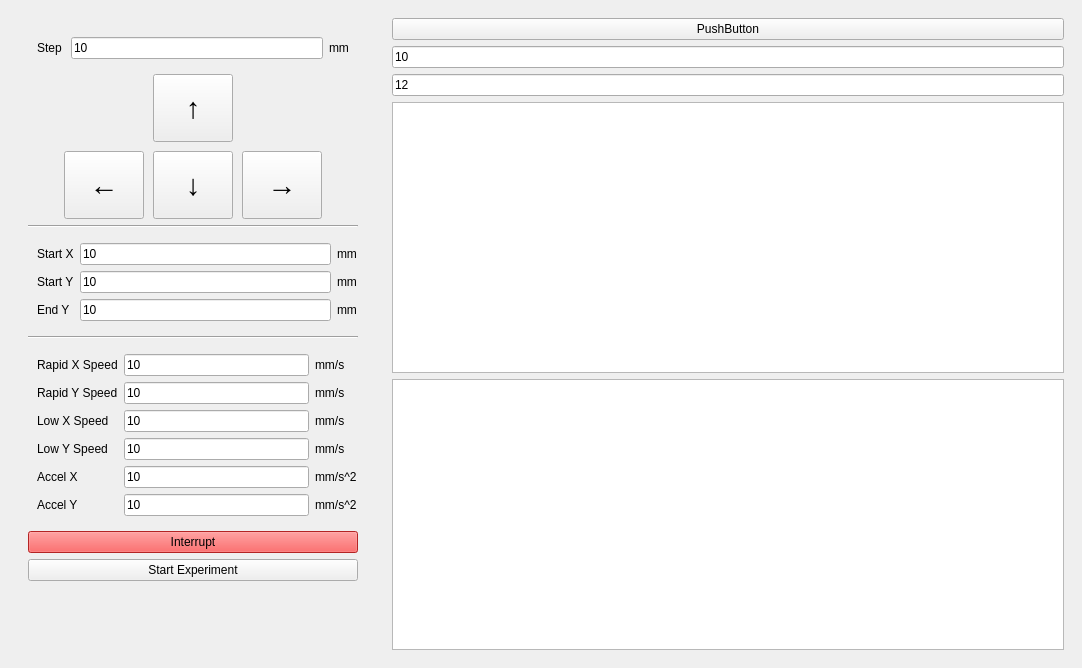
<?xml version="1.0" encoding="UTF-8"?>
<ui version="4.0">
 <class>MainWindow</class>
 <widget class="QMainWindow" name="MainWindow">
  <property name="geometry">
   <rect>
    <x>0</x>
    <y>0</y>
    <width>1082</width>
    <height>668</height>
   </rect>
  </property>
  <property name="minimumSize">
   <size>
    <width>0</width>
    <height>0</height>
   </size>
  </property>
  <property name="palette">
   <palette>
    <active/>
    <inactive/>
    <disabled/>
   </palette>
  </property>
  <property name="windowTitle">
   <string>MainWindow</string>
  </property>
  <property name="styleSheet">
   <string notr="true"/>
  </property>
  <property name="toolButtonStyle">
   <enum>Qt::ToolButtonTextOnly</enum>
  </property>
  <property name="animated">
   <bool>false</bool>
  </property>
  <property name="tabShape">
   <enum>QTabWidget::Triangular</enum>
  </property>
  <widget class="QWidget" name="centralwidget">
   <property name="minimumSize">
    <size>
     <width>0</width>
     <height>0</height>
    </size>
   </property>
   <property name="styleSheet">
    <string notr="true">#centralwidget &gt; QWidget {
	border: none;
	background-color: #DFD0F8;
	border-radius: 10px;
}

#centralwidget {	
	background-color: #9A8DB0;
}

QPushButton {
	background-color: #FA9B2D;
	border: 0px solid;
	padding: 5px 5px;
	border-radius: 7px;
}

QPushButton:hover {
	background-color: red;
}

QPushButton:pressed {
	background-color: gray;
}</string>
   </property>
   <layout class="QHBoxLayout" name="horizontalLayout">
    <property name="spacing">
     <number>6</number>
    </property>
    <property name="sizeConstraint">
     <enum>QLayout::SetMaximumSize</enum>
    </property>
    <property name="bottomMargin">
     <number>9</number>
    </property>
    <item>
     <widget class="QWidget" name="options" native="true">
      <property name="enabled">
       <bool>true</bool>
      </property>
      <property name="sizePolicy">
       <sizepolicy hsizetype="Fixed" vsizetype="Minimum">
        <horstretch>0</horstretch>
        <verstretch>0</verstretch>
       </sizepolicy>
      </property>
      <property name="minimumSize">
       <size>
        <width>100</width>
        <height>0</height>
       </size>
      </property>
      <property name="autoFillBackground">
       <bool>false</bool>
      </property>
      <property name="styleSheet">
       <string notr="true"/>
      </property>
      <layout class="QVBoxLayout" name="verticalLayout_3" stretch="0">
       <property name="spacing">
        <number>8</number>
       </property>
       <property name="sizeConstraint">
        <enum>QLayout::SetMinimumSize</enum>
       </property>
       <property name="leftMargin">
        <number>0</number>
       </property>
       <property name="topMargin">
        <number>0</number>
       </property>
       <property name="rightMargin">
        <number>0</number>
       </property>
       <property name="bottomMargin">
        <number>0</number>
       </property>
       <item>
        <widget class="QStackedWidget" name="stackedOptions">
         <property name="currentIndex">
          <number>1</number>
         </property>
         <widget class="QWidget" name="page">
          <property name="styleSheet">
           <string notr="true">#page {
	background-color: rgba(0,0,0,0);
}</string>
          </property>
          <layout class="QVBoxLayout" name="verticalLayout_6">
           <item>
            <widget class="QPushButton" name="refreshComsButton">
             <property name="text">
              <string>Refresh COMs</string>
             </property>
            </widget>
           </item>
           <item>
            <widget class="QComboBox" name="comDropdown">
             <property name="currentText">
              <string/>
             </property>
             <property name="currentIndex">
              <number>-1</number>
             </property>
             <property name="placeholderText">
              <string>Select Com</string>
             </property>
             <item>
              <property name="text">
               <string>Val1</string>
              </property>
             </item>
             <item>
              <property name="text">
               <string>Val2</string>
              </property>
             </item>
            </widget>
           </item>
           <item>
            <widget class="QPushButton" name="selectComButton">
             <property name="text">
              <string>Select COM</string>
             </property>
            </widget>
           </item>
           <item>
            <spacer name="verticalSpacer_3">
             <property name="orientation">
              <enum>Qt::Vertical</enum>
             </property>
             <property name="sizeType">
              <enum>QSizePolicy::Fixed</enum>
             </property>
             <property name="sizeHint" stdset="0">
              <size>
               <width>2</width>
               <height>5</height>
              </size>
             </property>
            </spacer>
           </item>
           <item>
            <widget class="QLabel" name="connectionErrorsLabel">
             <property name="styleSheet">
              <string notr="true">color: rgb(255, 0, 0);
background-color: rgba(255, 0, 0, 0.1);
padding: 3px;</string>
             </property>
             <property name="text">
              <string>TextLabel</string>
             </property>
             <property name="alignment">
              <set>Qt::AlignCenter</set>
             </property>
            </widget>
           </item>
           <item>
            <spacer name="verticalSpacer_2">
             <property name="orientation">
              <enum>Qt::Vertical</enum>
             </property>
             <property name="sizeHint" stdset="0">
              <size>
               <width>20</width>
               <height>40</height>
              </size>
             </property>
            </spacer>
           </item>
          </layout>
         </widget>
         <widget class="QWidget" name="page_2">
          <property name="styleSheet">
           <string notr="true">#page {
	background-color: rgba(0,0,0,0);
}</string>
          </property>
          <layout class="QVBoxLayout" name="verticalLayout_4">
           <item>
            <widget class="QScrollArea" name="scrollArea">
             <property name="sizePolicy">
              <sizepolicy hsizetype="Fixed" vsizetype="Expanding">
               <horstretch>0</horstretch>
               <verstretch>0</verstretch>
              </sizepolicy>
             </property>
             <property name="minimumSize">
              <size>
               <width>350</width>
               <height>500</height>
              </size>
             </property>
             <property name="styleSheet">
              <string notr="true">#scrollArea {
	background-color: rgba(0,0,0,0);
}</string>
             </property>
             <property name="verticalScrollBarPolicy">
              <enum>Qt::ScrollBarAsNeeded</enum>
             </property>
             <property name="horizontalScrollBarPolicy">
              <enum>Qt::ScrollBarAlwaysOff</enum>
             </property>
             <property name="sizeAdjustPolicy">
              <enum>QAbstractScrollArea::AdjustToContents</enum>
             </property>
             <property name="widgetResizable">
              <bool>true</bool>
             </property>
             <widget class="QWidget" name="optionsScrollareaContents">
              <property name="geometry">
               <rect>
                <x>0</x>
                <y>0</y>
                <width>348</width>
                <height>608</height>
               </rect>
              </property>
              <property name="styleSheet">
               <string notr="true">#optionsScrollareaContents &gt; .QWidget {
	border: 2px solid red;
	border: none;
	border-radius: 0;
}

#optionsScrollareaContents &gt; Line {
	border: 10px solid black;
}

#optionsScrollareaContents {
	background-color: rgba(0,0,0,0);
}</string>
              </property>
              <layout class="QVBoxLayout" name="verticalLayout_5">
               <item>
                <widget class="QWidget" name="step_group" native="true">
                 <layout class="QGridLayout" name="gridLayout_3">
                  <item row="0" column="0">
                   <widget class="QLabel" name="label_11">
                    <property name="text">
                     <string>Step </string>
                    </property>
                   </widget>
                  </item>
                  <item row="0" column="2">
                   <widget class="QLabel" name="label_12">
                    <property name="text">
                     <string>mm</string>
                    </property>
                   </widget>
                  </item>
                  <item row="0" column="1">
                   <widget class="QLineEdit" name="stepLineEdit">
                    <property name="inputMask">
                     <string/>
                    </property>
                    <property name="text">
                     <string>10</string>
                    </property>
                    <property name="clearButtonEnabled">
                     <bool>false</bool>
                    </property>
                   </widget>
                  </item>
                 </layout>
                </widget>
               </item>
               <item alignment="Qt::AlignHCenter">
                <widget class="QWidget" name="directional_buttons_group" native="true">
                 <property name="sizePolicy">
                  <sizepolicy hsizetype="Expanding" vsizetype="Fixed">
                   <horstretch>0</horstretch>
                   <verstretch>0</verstretch>
                  </sizepolicy>
                 </property>
                 <property name="layoutDirection">
                  <enum>Qt::LeftToRight</enum>
                 </property>
                 <property name="autoFillBackground">
                  <bool>false</bool>
                 </property>
                 <property name="styleSheet">
                  <string notr="true">QPushButton {
	height: 60px;
	width: 60px;
}


</string>
                 </property>
                 <layout class="QGridLayout" name="gridLayout">
                  <property name="sizeConstraint">
                   <enum>QLayout::SetFixedSize</enum>
                  </property>
                  <property name="leftMargin">
                   <number>0</number>
                  </property>
                  <property name="topMargin">
                   <number>0</number>
                  </property>
                  <property name="rightMargin">
                   <number>0</number>
                  </property>
                  <property name="bottomMargin">
                   <number>0</number>
                  </property>
                  <property name="spacing">
                   <number>9</number>
                  </property>
                  <item row="1" column="0">
                   <widget class="QPushButton" name="stepLeftButton">
                    <property name="sizePolicy">
                     <sizepolicy hsizetype="Fixed" vsizetype="Fixed">
                      <horstretch>0</horstretch>
                      <verstretch>0</verstretch>
                     </sizepolicy>
                    </property>
                    <property name="font">
                     <font>
                      <pointsize>22</pointsize>
                     </font>
                    </property>
                    <property name="text">
                     <string>←</string>
                    </property>
                    <property name="default">
                     <bool>false</bool>
                    </property>
                    <property name="flat">
                     <bool>false</bool>
                    </property>
                   </widget>
                  </item>
                  <item row="1" column="1">
                   <widget class="QPushButton" name="stepDownButton">
                    <property name="sizePolicy">
                     <sizepolicy hsizetype="Fixed" vsizetype="Fixed">
                      <horstretch>0</horstretch>
                      <verstretch>0</verstretch>
                     </sizepolicy>
                    </property>
                    <property name="font">
                     <font>
                      <pointsize>22</pointsize>
                     </font>
                    </property>
                    <property name="styleSheet">
                     <string notr="true"/>
                    </property>
                    <property name="text">
                     <string>↓</string>
                    </property>
                    <property name="default">
                     <bool>false</bool>
                    </property>
                    <property name="flat">
                     <bool>false</bool>
                    </property>
                   </widget>
                  </item>
                  <item row="0" column="1">
                   <widget class="QPushButton" name="stepUpButton">
                    <property name="sizePolicy">
                     <sizepolicy hsizetype="Fixed" vsizetype="Fixed">
                      <horstretch>0</horstretch>
                      <verstretch>0</verstretch>
                     </sizepolicy>
                    </property>
                    <property name="font">
                     <font>
                      <pointsize>22</pointsize>
                     </font>
                    </property>
                    <property name="styleSheet">
                     <string notr="true"/>
                    </property>
                    <property name="text">
                     <string>↑</string>
                    </property>
                    <property name="iconSize">
                     <size>
                      <width>16</width>
                      <height>16</height>
                     </size>
                    </property>
                    <property name="checkable">
                     <bool>false</bool>
                    </property>
                    <property name="default">
                     <bool>false</bool>
                    </property>
                    <property name="flat">
                     <bool>false</bool>
                    </property>
                   </widget>
                  </item>
                  <item row="1" column="2">
                   <widget class="QPushButton" name="stepRightButton">
                    <property name="sizePolicy">
                     <sizepolicy hsizetype="Fixed" vsizetype="Fixed">
                      <horstretch>0</horstretch>
                      <verstretch>0</verstretch>
                     </sizepolicy>
                    </property>
                    <property name="font">
                     <font>
                      <pointsize>22</pointsize>
                     </font>
                    </property>
                    <property name="styleSheet">
                     <string notr="true"/>
                    </property>
                    <property name="text">
                     <string>→</string>
                    </property>
                    <property name="checkable">
                     <bool>false</bool>
                    </property>
                   </widget>
                  </item>
                 </layout>
                </widget>
               </item>
               <item>
                <widget class="Line" name="line_2">
                 <property name="orientation">
                  <enum>Qt::Horizontal</enum>
                 </property>
                </widget>
               </item>
               <item>
                <widget class="QWidget" name="gridWidget" native="true">
                 <layout class="QGridLayout" name="gridLayout_4">
                  <property name="sizeConstraint">
                   <enum>QLayout::SetNoConstraint</enum>
                  </property>
                  <property name="leftMargin">
                   <number>9</number>
                  </property>
                  <property name="topMargin">
                   <number>9</number>
                  </property>
                  <property name="rightMargin">
                   <number>1</number>
                  </property>
                  <property name="bottomMargin">
                   <number>9</number>
                  </property>
                  <item row="0" column="1">
                   <widget class="QLineEdit" name="startXInput">
                    <property name="text">
                     <string>10</string>
                    </property>
                    <property name="readOnly">
                     <bool>false</bool>
                    </property>
                   </widget>
                  </item>
                  <item row="0" column="0">
                   <widget class="QLabel" name="label_14">
                    <property name="text">
                     <string>Start X</string>
                    </property>
                   </widget>
                  </item>
                  <item row="1" column="1">
                   <widget class="QLineEdit" name="startYInput">
                    <property name="text">
                     <string>10</string>
                    </property>
                    <property name="readOnly">
                     <bool>false</bool>
                    </property>
                   </widget>
                  </item>
                  <item row="1" column="0">
                   <widget class="QLabel" name="label_15">
                    <property name="text">
                     <string>Start Y</string>
                    </property>
                   </widget>
                  </item>
                  <item row="0" column="2">
                   <widget class="QLabel" name="label_13">
                    <property name="text">
                     <string>mm</string>
                    </property>
                   </widget>
                  </item>
                  <item row="2" column="1">
                   <widget class="QLineEdit" name="endYInput">
                    <property name="text">
                     <string>10</string>
                    </property>
                    <property name="readOnly">
                     <bool>false</bool>
                    </property>
                   </widget>
                  </item>
                  <item row="2" column="0">
                   <widget class="QLabel" name="label_16">
                    <property name="text">
                     <string>End Y</string>
                    </property>
                   </widget>
                  </item>
                  <item row="1" column="2">
                   <widget class="QLabel" name="label_17">
                    <property name="text">
                     <string>mm</string>
                    </property>
                   </widget>
                  </item>
                  <item row="2" column="2">
                   <widget class="QLabel" name="label_18">
                    <property name="text">
                     <string>mm</string>
                    </property>
                   </widget>
                  </item>
                 </layout>
                </widget>
               </item>
               <item>
                <widget class="Line" name="line">
                 <property name="styleSheet">
                  <string notr="true"/>
                 </property>
                 <property name="orientation">
                  <enum>Qt::Horizontal</enum>
                 </property>
                </widget>
               </item>
               <item>
                <widget class="QWidget" name="speeds_group" native="true">
                 <property name="sizePolicy">
                  <sizepolicy hsizetype="Preferred" vsizetype="Preferred">
                   <horstretch>0</horstretch>
                   <verstretch>0</verstretch>
                  </sizepolicy>
                 </property>
                 <layout class="QGridLayout" name="gridLayout_2">
                  <property name="sizeConstraint">
                   <enum>QLayout::SetNoConstraint</enum>
                  </property>
                  <property name="rightMargin">
                   <number>1</number>
                  </property>
                  <item row="0" column="2">
                   <widget class="QLineEdit" name="rapidXSpeedInput">
                    <property name="text">
                     <string>10</string>
                    </property>
                   </widget>
                  </item>
                  <item row="5" column="2">
                   <widget class="QLineEdit" name="accelYInput">
                    <property name="text">
                     <string>10</string>
                    </property>
                   </widget>
                  </item>
                  <item row="5" column="1">
                   <widget class="QLabel" name="label_5">
                    <property name="text">
                     <string>Accel Y</string>
                    </property>
                   </widget>
                  </item>
                  <item row="1" column="3">
                   <widget class="QLabel" name="label_6">
                    <property name="text">
                     <string>mm/s</string>
                    </property>
                   </widget>
                  </item>
                  <item row="1" column="1">
                   <widget class="QLabel" name="label">
                    <property name="text">
                     <string>Rapid Y Speed</string>
                    </property>
                   </widget>
                  </item>
                  <item row="4" column="1">
                   <widget class="QLabel" name="label_4">
                    <property name="text">
                     <string>Accel X</string>
                    </property>
                   </widget>
                  </item>
                  <item row="3" column="2">
                   <widget class="QLineEdit" name="lowYSpeedInput">
                    <property name="text">
                     <string>10</string>
                    </property>
                   </widget>
                  </item>
                  <item row="4" column="3">
                   <widget class="QLabel" name="label_9">
                    <property name="text">
                     <string>mm/s^2</string>
                    </property>
                   </widget>
                  </item>
                  <item row="1" column="2">
                   <widget class="QLineEdit" name="rapidYSpeedInput">
                    <property name="text">
                     <string>10</string>
                    </property>
                   </widget>
                  </item>
                  <item row="2" column="1">
                   <widget class="QLabel" name="label_2">
                    <property name="text">
                     <string>Low X Speed</string>
                    </property>
                   </widget>
                  </item>
                  <item row="3" column="1">
                   <widget class="QLabel" name="label_3">
                    <property name="text">
                     <string>Low Y Speed</string>
                    </property>
                   </widget>
                  </item>
                  <item row="2" column="3">
                   <widget class="QLabel" name="label_7">
                    <property name="text">
                     <string>mm/s</string>
                    </property>
                   </widget>
                  </item>
                  <item row="0" column="1">
                   <widget class="QLabel" name="rapid_speed_label">
                    <property name="text">
                     <string>Rapid X Speed</string>
                    </property>
                   </widget>
                  </item>
                  <item row="0" column="3">
                   <widget class="QLabel" name="rapid_speed_mms_label">
                    <property name="text">
                     <string>mm/s</string>
                    </property>
                   </widget>
                  </item>
                  <item row="2" column="2">
                   <widget class="QLineEdit" name="lowXSpeedInput">
                    <property name="text">
                     <string>10</string>
                    </property>
                   </widget>
                  </item>
                  <item row="4" column="2">
                   <widget class="QLineEdit" name="accelXInput">
                    <property name="text">
                     <string>10</string>
                    </property>
                   </widget>
                  </item>
                  <item row="5" column="3">
                   <widget class="QLabel" name="label_10">
                    <property name="text">
                     <string>mm/s^2</string>
                    </property>
                   </widget>
                  </item>
                  <item row="3" column="3">
                   <widget class="QLabel" name="label_8">
                    <property name="text">
                     <string>mm/s</string>
                    </property>
                   </widget>
                  </item>
                 </layout>
                </widget>
               </item>
               <item>
                <widget class="QPushButton" name="interruptButton">
                 <property name="styleSheet">
                  <string notr="true">QPushButton {
background-color: rgb(255, 85, 0);
background-color: rgb(170, 0, 0);
background-color: rgb(250, 50, 50);
}

QPushButton:hover {
background-color: black;
}</string>
                 </property>
                 <property name="text">
                  <string>Interrupt</string>
                 </property>
                </widget>
               </item>
               <item>
                <widget class="QPushButton" name="startExperimentButton">
                 <property name="text">
                  <string>Start Experiment</string>
                 </property>
                </widget>
               </item>
               <item>
                <spacer name="verticalSpacer">
                 <property name="orientation">
                  <enum>Qt::Vertical</enum>
                 </property>
                 <property name="sizeHint" stdset="0">
                  <size>
                   <width>20</width>
                   <height>40</height>
                  </size>
                 </property>
                </spacer>
               </item>
              </layout>
             </widget>
            </widget>
           </item>
          </layout>
         </widget>
        </widget>
       </item>
      </layout>
     </widget>
    </item>
    <item>
     <widget class="QWidget" name="content" native="true">
      <property name="minimumSize">
       <size>
        <width>0</width>
        <height>10</height>
       </size>
      </property>
      <property name="styleSheet">
       <string notr="true"/>
      </property>
      <layout class="QVBoxLayout" name="verticalLayout_2">
       <item>
        <layout class="QVBoxLayout" name="verticalLayout">
         <item>
          <widget class="QPushButton" name="pushButton_8">
           <property name="text">
            <string>PushButton</string>
           </property>
          </widget>
         </item>
         <item>
          <widget class="QLineEdit" name="currentXInput">
           <property name="text">
            <string>10</string>
           </property>
           <property name="readOnly">
            <bool>true</bool>
           </property>
          </widget>
         </item>
         <item>
          <widget class="QLineEdit" name="currentYInput">
           <property name="text">
            <string>12</string>
           </property>
           <property name="readOnly">
            <bool>true</bool>
           </property>
          </widget>
         </item>
         <item>
          <widget class="QTextBrowser" name="textBrowser"/>
         </item>
         <item>
          <widget class="QChartView" name="chartsView"/>
         </item>
        </layout>
       </item>
      </layout>
     </widget>
    </item>
   </layout>
  </widget>
  <widget class="QMenuBar" name="menubar">
   <property name="geometry">
    <rect>
     <x>0</x>
     <y>0</y>
     <width>1082</width>
     <height>22</height>
    </rect>
   </property>
  </widget>
 </widget>
 <customwidgets>
  <customwidget>
   <class>QChartView</class>
   <extends>QGraphicsView</extends>
   <header>QtCharts</header>
  </customwidget>
 </customwidgets>
 <resources/>
 <connections/>
</ui>
